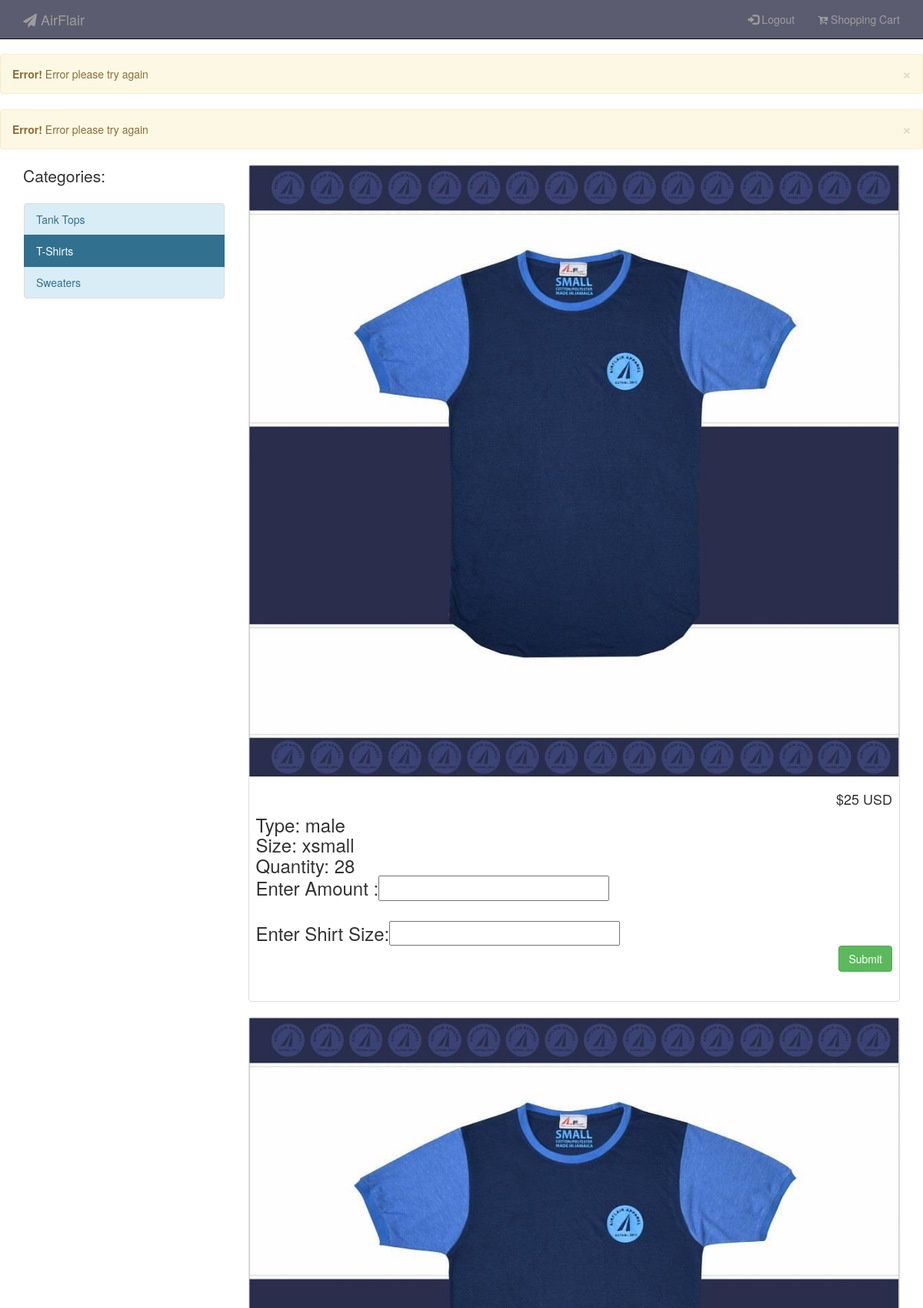
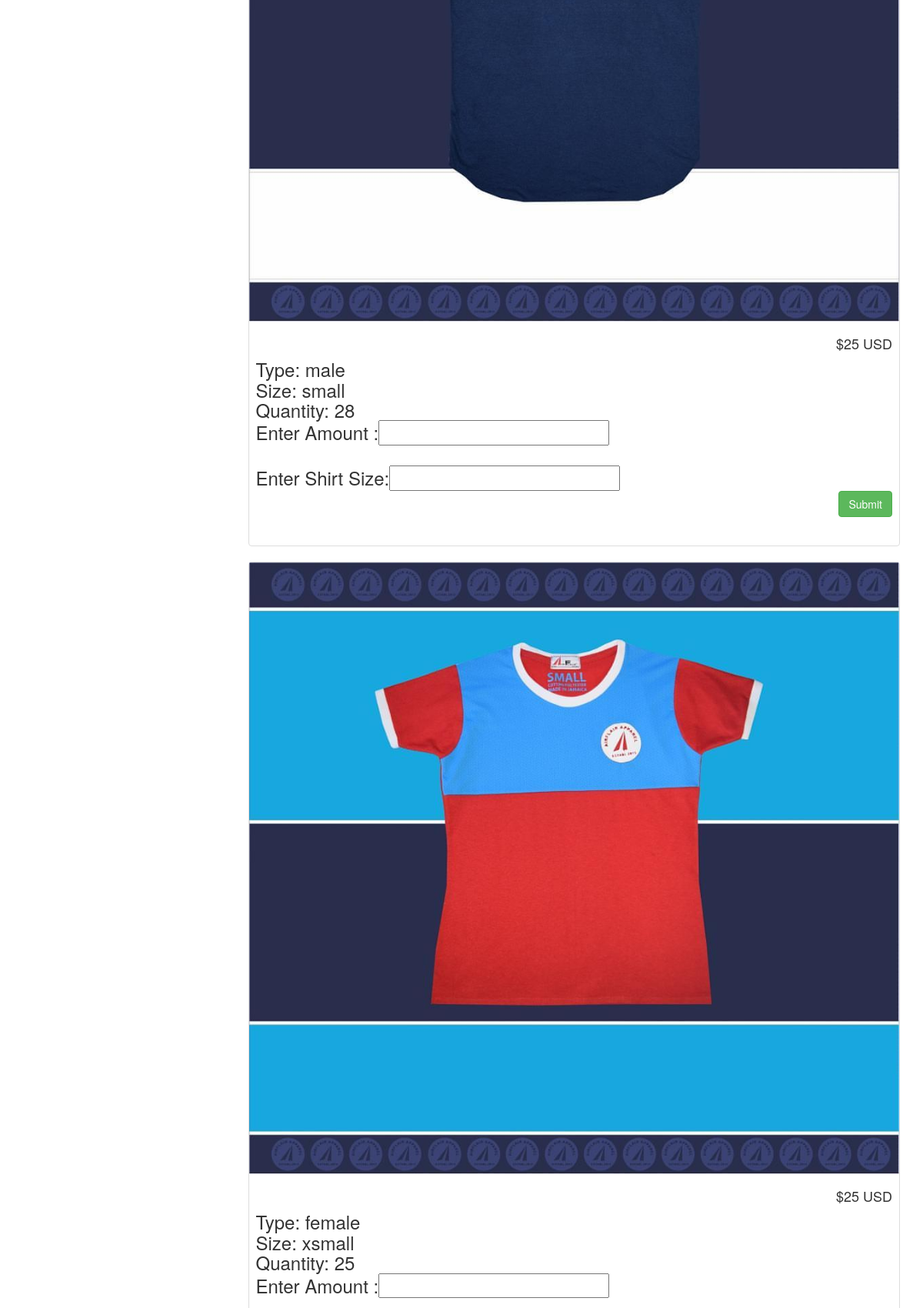
The app's page /tshirt1.php (upper part) with its own data (2 pictures, top to bottom).
### tables this page shows
CREATE TABLE `tshirts` (
  `TshirtsID` int(8) NOT NULL,
  `Image` blob NOT NULL,
  `Type` char(7) NOT NULL,
  `Size` char(7) NOT NULL,
  `Quantity` int(255) NOT NULL,
  `Color` text NOT NULL,
  `Price` decimal(65,0) NOT NULL
);

### tshirt1.php (the view, shortened to what this page needs)
<?php require("db.php");
require("modals.php");
?>
    <!DOCTYPE html>
    <html lang="en">
    <head>
        <link href="css/bootstrap.min.css" rel="stylesheet">
        <link href="css/shop-homepage.css" rel="stylesheet">
        <link rel="stylesheet" href="https://cdnjs.cloudflare.com/ajax/libs/font-awesome/4.7.0/css/font-awesome.min.css">
    </head>
    <body>
        <nav class="navbar navbar-inverse navbar-fixed-top" role="navigation" style="background-color:#5c5c70;">
            <div class="container">
                <div class="navbar-header">
                    <a class="navbar-brand" href="index1.php"><span class="fa fa-send"></span> AirFlair</a>
                </div>
                <div class="collapse navbar-collapse" id="myNavbar">
                     <ul class="nav navbar-nav navbar-right">
                             <li data-toggle="modal" data-target="#login"><a href="logout.php"><span class="glyphicon glyphicon-log-in" aria-hidden="true"></span> Logout</a></li>
                             <li><a href="orderstatus.php"><span class="fa fa-cart-arrow-down"></span> Shopping Cart</a></li>
                    </ul>
                </div>
            </div>
        </nav>
        <div class="container">
            <div class="row">
                <div class="col-md-3">
                  <p class="lead">Categories:</p>
                  <div class="list-group panel">
                    <a href="tank1.php" class="list-group-item list-group-item-info">Tank Tops</a>
                    <a href="tshirt1.php" class="list-group-item list-group-item-info active">T-Shirts</a>
                    <a href="sweater1.php" class="list-group-item list-group-item-info">Sweaters</a>
                  </div>
                </div>
                <div class="col-md-9">
                    <?php
                        $sql = "SELECT * FROM tshirts";
                        $result = mysqli_query($Connection, $sql);
                        while($row = mysqli_fetch_assoc($result))
                        {
                            echo "<form method='post'>";
                            echo "<div class='thumbnail'>";
                            echo "<img class='img-responsive' src='upload/" . $row["Image"]. "'width='100' height='100'>";
                            echo "<div class='caption-full'>";
                            echo "<h4 class='pull-right'> $" .$row['Price']. " USD " . "</h4><br>";
                            echo "<h3>" . "Type: ". $row['Type'] . "<br>" . "Size: " . $row['Size'] . "<br>" . "Quantity: " . $row["Quantity"];
                            echo "<br>";
							echo "Enter Amount :<input type='number' name='testquantity' max='".$row['Quantity']."' required> <br><br>";
							echo "Enter Shirt Size:<input type='text' name='size' required> <br>";
                            echo "<input type='submit' class='btn btn-success pull-right' name='submit3'>";
                            echo "<br><br>";
                            echo "</form>";
                            echo "</div>";
                            echo "</div>";
                        }
                    ?>
		<?php
		 $cquery=" SELECT CustomerID FROM customers";
	   $Cresult = mysqli_query($Connection, $cquery);
	   while($row = mysqli_fetch_assoc($Cresult))
                        {
					echo"<br>";
						}
		?>
    </body>
</html>

### modals.php (shortened to what this page needs)
<?php
    require("db.php");
                if(isset($_POST["login"]) && !empty($_POST['Email']) && !empty($_POST['Password']))
                {
                    $password = mysqli_real_escape_string($Connection, $_POST['Password']);
                    $email = mysqli_real_escape_string($Connection, $_POST['Email']);
                    $email = trim($email);
                    $password = md5(trim($password));
                      header("Location: index1.php");
                  }
                    else
                    {
                        echo "<div class='alert alert-warning alert-dismissable fade in'>
                            <a href='#' class='close' data-dismiss='alert' aria-label='close'>&times;</a>
                                <strong>Error!</strong> Error please try again
                            </div>";
                    }
            if(isset($_POST["adminLogin"]) && !empty($_POST['Email']) && !empty($_POST['Password']))
                {
                    $password1 = mysqli_real_escape_string($Connection, $_POST['Password']);
                    $email1 = mysqli_real_escape_string($Connection, $_POST['Email']);
                    $email1 = trim($email1);
                    $_SESSION['Email']=$email1;
                    $password1 = md5(trim($password1));
                    header("Location: admin.php");
                    }
                    else
                    {
                        echo "<div class='alert alert-warning alert-dismissable fade in'>
                            <a href='#' class='close' data-dismiss='alert' aria-label='close'>&times;</a>
                                <strong>Error!</strong> Error please try again
                            </div>";
                    }
?>

### css/shop-homepage.css (style rules this page uses)
body { padding-top: 70px; }
.thumbnail img { width: 100%; }
.thumbnail { padding: 0; }
.thumbnail .caption-full { padding: 9px; color: #333; }

### records on screen
tshirts: Image (picture), Price "25", Type "male", Size "xsmall", Quantity "28"
tshirts: Image (picture), Price "25", Type "male", Size "small", Quantity "28"
tshirts: Image (picture), Price "25", Type "female", Size "xsmall", Quantity "25"
